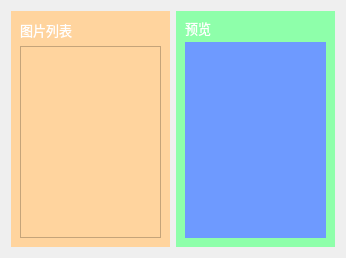
           <widget class="QWidget" name="verticalWidget_31" native="true">
            <property name="minimumSize">
             <size>
              <width>0</width>
              <height>200</height>
             </size>
            </property>
            <property name="maximumSize">
             <size>
              <width>16777215</width>
              <height>16777215</height>
             </size>
            </property>
            <property name="styleSheet">
             <string notr="true">#verticalWidget_31{background-color: rgba(223, 223, 223,50);
border-radius: 5px;}</string>
            </property>
            <layout class="QHBoxLayout" name="horizontalLayout_40" stretch="1,1">
             <item>
              <widget class="QWidget" name="widget_4" native="true">
               <property name="styleSheet">
                <string notr="true">background-color: rgb(255, 212, 158);</string>
               </property>
               <layout class="QVBoxLayout" name="verticalLayout_36">
                <item>
                 <widget class="QLabel" name="label_70">
                  <property name="font">
                   <font>
                    <family>OPPOSans B</family>
                    <pointsize>10</pointsize>
                    <stylestrategy>PreferAntialias</stylestrategy>
                   </font>
                  </property>
                  <property name="styleSheet">
                   <string notr="true">color: rgb(255, 255, 255);</string>
                  </property>
                  <property name="text">
                   <string>图片列表</string>
                  </property>
                 </widget>
                </item>
                <item>
                 <widget class="QListView" name="listView"/>
                </item>
               </layout>
              </widget>
             </item>
             <item>
              <widget class="QWidget" name="widget_3" native="true">
               <property name="styleSheet">
                <string notr="true">background-color: rgb(142, 255, 170);</string>
               </property>
               <layout class="QVBoxLayout" name="verticalLayout_37">
                <item>
                 <widget class="QLabel" name="label_72">
                  <property name="maximumSize">
                   <size>
                    <width>16777215</width>
                    <height>16</height>
                   </size>
                  </property>
                  <property name="font">
                   <font>
                    <family>OPPOSans B</family>
                    <pointsize>10</pointsize>
                    <stylestrategy>PreferAntialias</stylestrategy>
                   </font>
                  </property>
                  <property name="styleSheet">
                   <string notr="true">color: rgb(255, 255, 255);</string>
                  </property>
                  <property name="text">
                   <string>预览</string>
                  </property>
                 </widget>
                </item>
                <item>
                 <widget class="QWidget" name="widget_5" native="true">
                  <property name="styleSheet">
                   <string notr="true">background-color: rgb(110, 154, 255);</string>
                  </property>
                 </widget>
                </item>
               </layout>
              </widget>
             </item>
            </layout>
           </widget>
